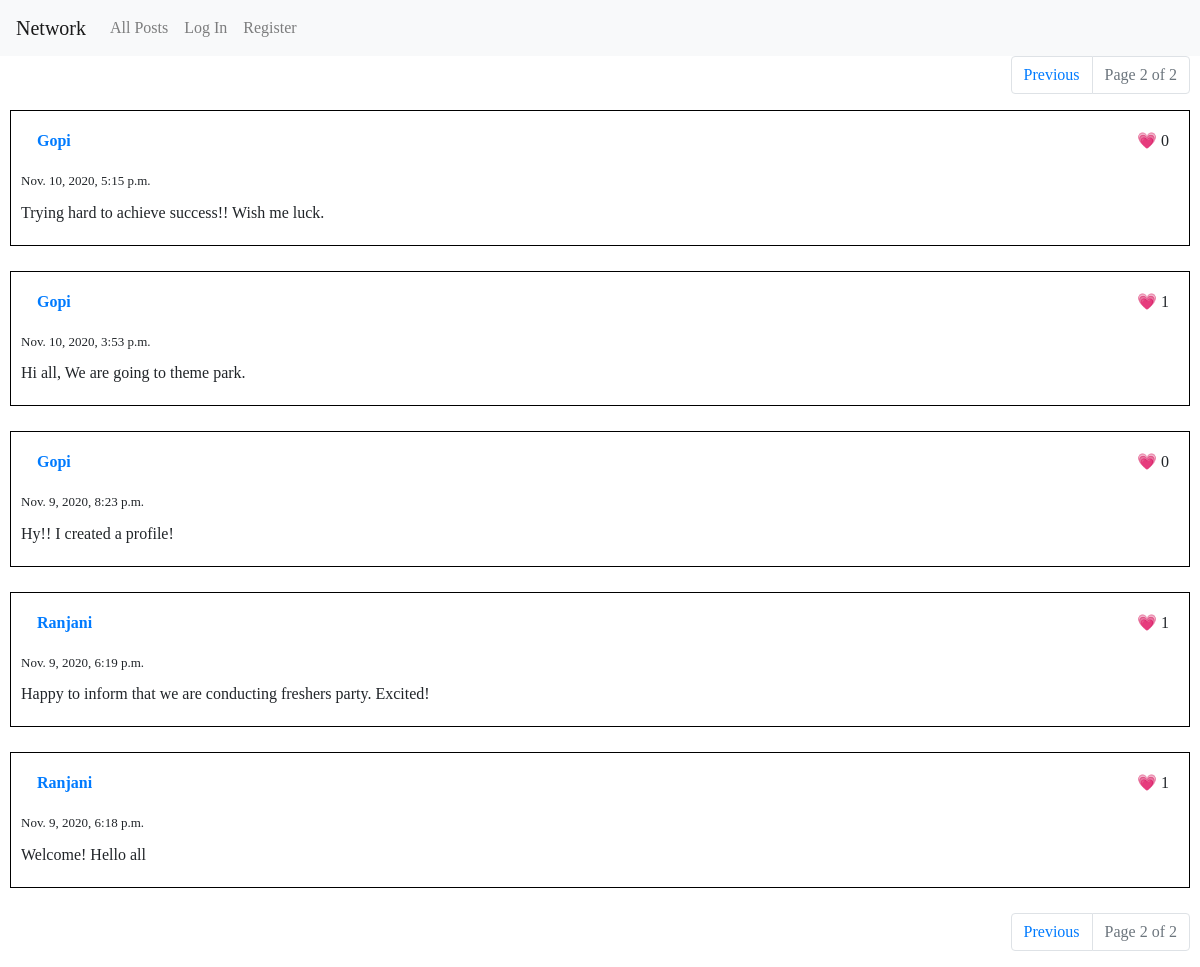
Screenshot of /?page=2 with the database file from the repository.
### network/models.py (models this page shows, shortened)
class Posts(models.Model):
    creator = models.ForeignKey(User,on_delete=models.SET_NULL, null=True, blank=True, related_name="posts")
    content = models.TextField(max_length=500)
    created = models.DateTimeField(default=timezone.now)

class User(AbstractUser):
    pass

### network/views.py (the view)
# urls.py: path("", views.index, name="index"),
def index(request):
    posts = Posts.objects.all().order_by(POSTS_ORDER)
    return render(request, "network/index.html", {
        "all_posts": get_posts_in_page(request, posts)
    })

### network/views.py (called while the page is built)
def get_posts_in_page(request, posts):
    paginator = Paginator(posts, 10)
    page = request.GET.get('page')
    return paginator.get_page(page)

### network/templates/network/index.html
{% extends "network/layout.html" %}
{% block body %}
{% include "network/all_posts.html" %}
{% endblock %}

### network/templates/network/all_posts.html (shortened to what this page needs)
{% include "network/pagination.html" %}
{% load static %}
{% load network_filters %}
{% for post in all_posts %}
    <div class="post" id="post-{{ post.id }}">
        <div class="creator">
            <a class="nav-link" href="{% url 'profile' post.creator.id %}">
                {{ post.creator }}
            </a>
        </div>
        <div class="like-count">
            &#128151; <span id="post-like-count-{{ post.id }}">{{ post.likes.count }}</span>
        </div>
        <div class="created-time">
            {{ post.created }}
        </div>
        <div class="content">
            {{ post.content }}
        </div>
    </div>
{% endfor %}
{% include "network/pagination.html" %}

### network/static/network/styles.css (style rules this page uses)
body { font-family: "Comic Sans MS", cursive; }
.post { border: 1px solid black; padding: 10px; margin-bottom: 25px; display: grid; grid-template-areas: "creator edit-button like-count like-button" "created-time created-time created-time created-time" "content content content content" "edit-content edit-content edit-content edit-content"; grid-template-columns: 1fr auto auto auto; grid-gap: 10px; align-items: baseline; }
.post .like-count { grid-area: like-count; }
.post .creator { grid-area: creator; font-weight: bold; }
.post .created-time { grid-area: created-time; font-size: small; }
.post .content { grid-area: content; }

### rows the page displays
Posts: creator "Gopi", likes.count "0", created "Nov. 10, 2020, 5:15 p.m.", content "Trying hard to achieve success!! Wish me luck."
Posts: creator "Gopi", likes.count "1", created "Nov. 10, 2020, 3:53 p.m.", content "Hi all, We are going to theme park."
Posts: creator "Gopi", likes.count "0", created "Nov. 9, 2020, 8:23 p.m.", content "Hy!! I created a profile!"
Posts: creator "Ranjani", likes.count "1", created "Nov. 9, 2020, 6:19 p.m.", content "Happy to inform that we are conducting freshers party. Excited!"
Posts: creator "Ranjani", likes.count "1", created "Nov. 9, 2020, 6:18 p.m.", content "Welcome! Hello all"

### other values shown
{{ all_posts.number }} "2 2"
{{ all_posts.paginator.num_pages }} "2 2"
